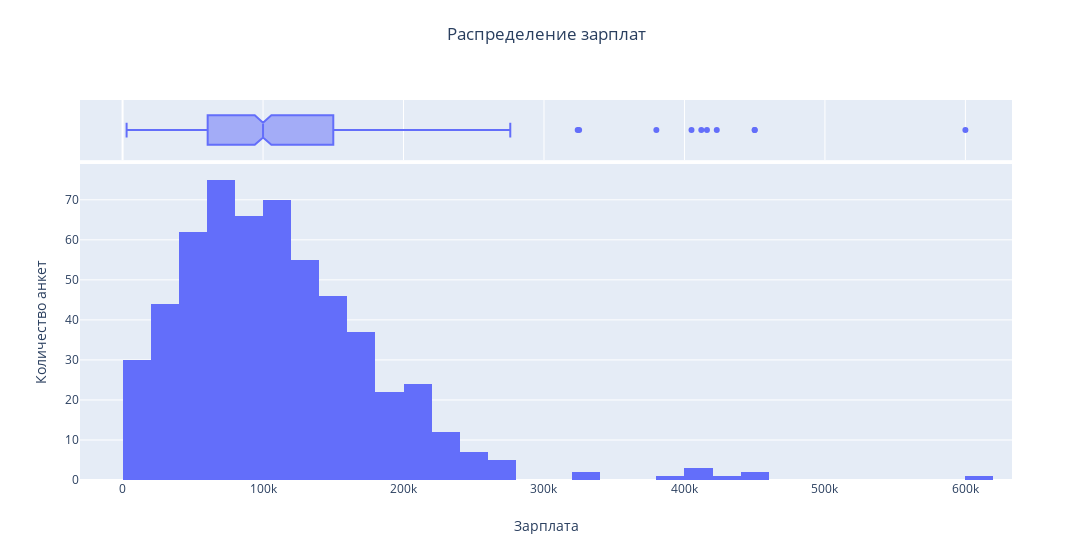

Notebook source saved alongside this figure:
### Markdown cell above
ЧАСТЬ 2.1 ВИЗУАЛЬНЫЙ АНАЛИЗ ДАННЫХ

### Code cell
#построим гистограмму распределения зарплат
fig = px.histogram(
    data_frame=data, # data_frame - DataFrame, содержащий данные
    x='salary', # x - столбец, по которому строится гистограмма (зарплаты)
    title='Распределение зарплат', # title - заголовок гистограммы
    width=1500, # width - ширина графика
    marginal='box' # marginal - добавление "ящика с усами" (box plot) сверху от гистограммы
)

# Настройка подписей для осей x и y
fig.update_layout(
    xaxis_title='Зарплата',
    xaxis_title_standoff=25,  # Расстояние между названием оси x и графиком    
    yaxis_title = 'Количество анкет',
    title_x=0.5,  # Положение названия графика по горизонтали (центр)
    title_y=0.95  # Положение названия графика по вертикали (сверху)
)

# Настройка интерактивного режима Plotly
pyo.init_notebook_mode(connected=True)

# Отображение гистограммы
pyo.iplot(fig)

### Figure 1 — Plotly figure (JSON) as saved in the notebook; plotly's stock layout.template omitted (floating-point values rounded to 4 significant figures; data arrays with more than 128 entries replaced by an {"elided": "..."} marker saying what was removed)
{"data": [{"alignmentgroup": "True", "bingroup": "x", "hovertemplate": "salary=%{x}<br>count=%{y}<extra></extra>", "legendgroup": "", "marker": {"color": "#636efa", "pattern": {"shape": ""}}, "name": "", "offsetgroup": "", "orientation": "v", "showlegend": false, "type": "histogram", "x": {"elided": "565 int values"}, "xaxis": "x", "yaxis": "y"}, {"alignmentgroup": "True", "hovertemplate": "salary=%{x}<extra></extra>", "legendgroup": "", "marker": {"color": "#636efa"}, "name": "", "notched": true, "offsetgroup": "", "showlegend": false, "type": "box", "x": {"elided": "565 int values"}, "xaxis": "x2", "yaxis": "y2"}], "layout": {"barmode": "relative", "legend": {"tracegroupgap": 0}, "title": {"text": "Распределение зарплат", "x": 0.5, "y": 0.95}, "width": 1500, "xaxis": {"anchor": "y", "domain": [0, 1], "title": {"standoff": 25, "text": "Зарплата"}}, "xaxis2": {"anchor": "y2", "domain": [0, 1], "matches": "x", "showgrid": true, "showticklabels": false}, "yaxis": {"anchor": "x", "domain": [0, 0.8316], "title": {"text": "Количество анкет"}}, "yaxis2": {"anchor": "x2", "domain": [0.8416, 1], "matches": "y2", "showgrid": false, "showline": false, "showticklabels": false, "ticks": ""}}}
